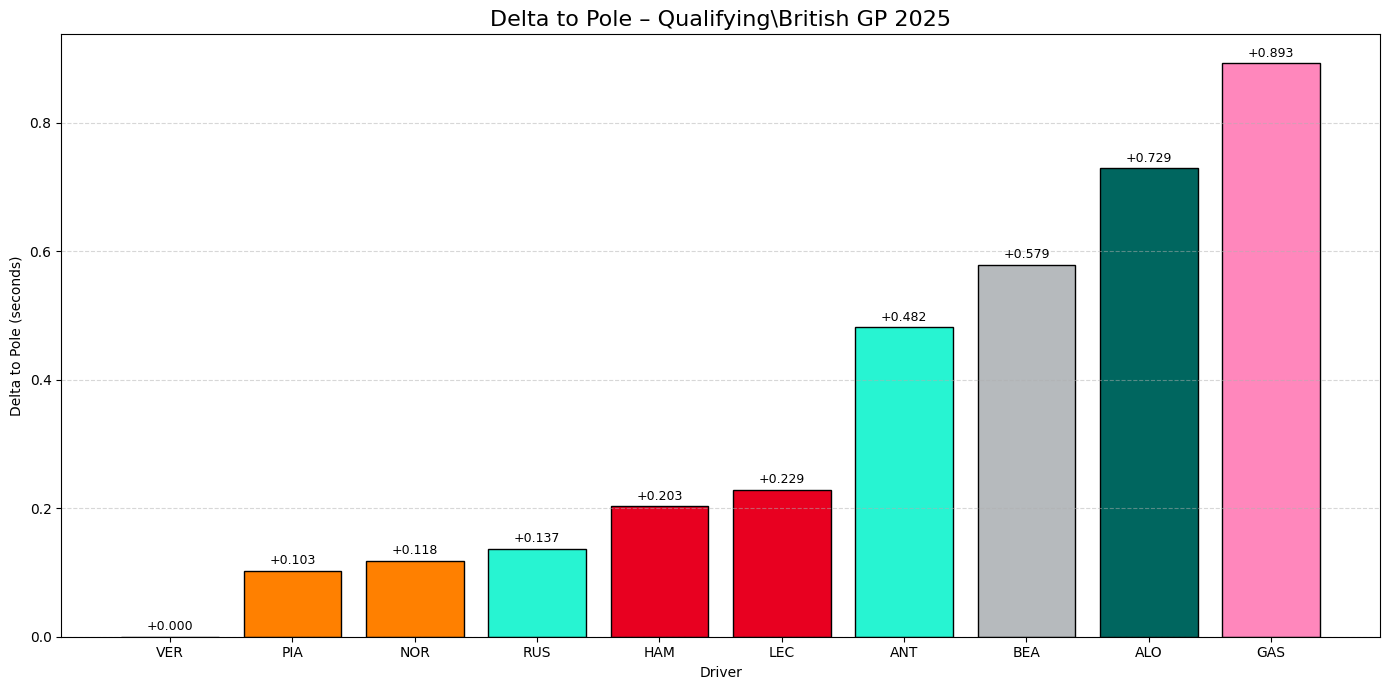

The Python source for this figure:
import os
import fastf1
import fastf1.plotting
import matplotlib.pyplot as plt
import pandas as pd

# ===============================
# CACHE (WAJIB DI COLAB)
# ===============================
CACHE_DIR = "/content/fastf1_cache"
os.makedirs(CACHE_DIR, exist_ok=True)
fastf1.Cache.enable_cache(CACHE_DIR)

fastf1.plotting.setup_mpl(misc_mpl_mods=False)

# ===============================
# CONFIG
# ===============================
YEAR = 2025
RACE_NAME = "Silverstone"
SESSION = "Q"

# ===============================
# LOAD SESSION
# ===============================
session = fastf1.get_session(YEAR, RACE_NAME, SESSION)
session.load()

# ===============================
# OFFICIAL QUALI RESULTS (STABLE)
# ===============================
results = session.results.copy()

# Driver yang masuk Q3
results = results.dropna(subset=["Q3"])
results["Q3"] = pd.to_timedelta(results["Q3"])

# ===============================
# DELTA TO POLE
# ===============================
pole_time = results["Q3"].min()
results["Delta"] = (results["Q3"] - pole_time).dt.total_seconds()
results = results.sort_values("Delta")

# ===============================
# TEAM COLORS (FASTF1 3.7 – CORRECT)
# ===============================
colors = [
    fastf1.plotting.get_team_color(team, session)
    for team in results["TeamName"]
]

# ===============================
# PLOT
# ===============================
plt.figure(figsize=(14, 7))
plt.bar(
    results["Abbreviation"],
    results["Delta"],
    color=colors,
    edgecolor="black"
)

plt.title("Delta to Pole – Qualifying\British GP 2025", fontsize=16)
plt.xlabel("Driver")
plt.ylabel("Delta to Pole (seconds)")
plt.grid(axis="y", linestyle="--", alpha=0.5)

for i, delta in enumerate(results["Delta"]):
    plt.text(i, delta + 0.01, f"+{delta:.3f}", ha="center", fontsize=9)

plt.tight_layout()
plt.show()
